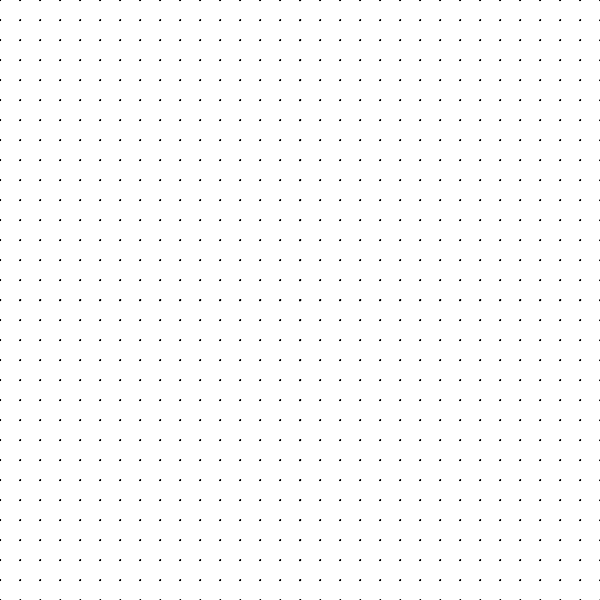
Frame 1 (no input)
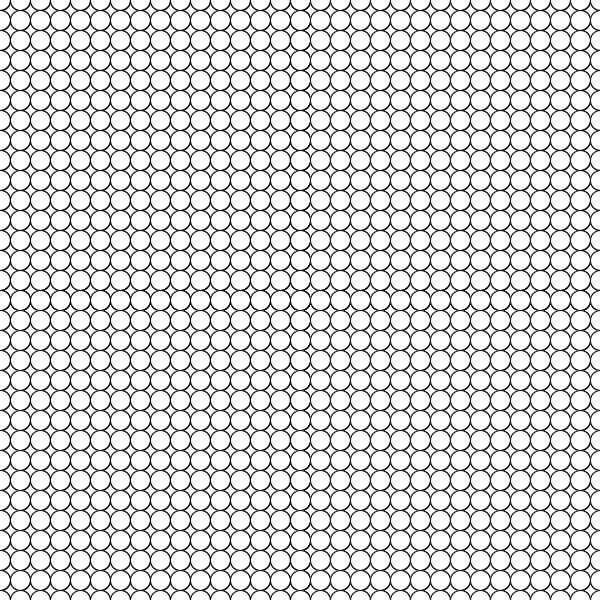
Frame 60 (the mouse pressed at the canvas centre just before this capture)
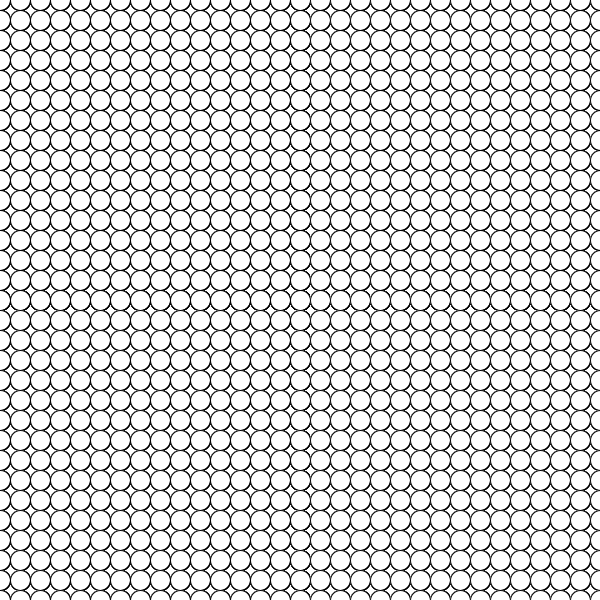
Frame 120 (the mouse held since frame 60 and released just before this capture)

The Processing sketch that drew these frames (run headless with seeded random() and noise(); from frame 60 on, the mouse is pressed at the canvas centre):

// Processing sketch: processing_13832
// ── processing_13832.pde

float i,y,x,Num;
void setup() {
  size(600,600);
  background(255);
  Num=20;
}
void draw() {
  x = x%Num;
  x ++;
  if(mousePressed && (mouseButton == LEFT) && Num < 600) {
    Num = Num + 1;
  }
  else if(mousePressed && (mouseButton == RIGHT) && Num > 20) {
    Num = Num - 1;
  }
  for(y=300; y<1200; y = y+Num) {
    for(i=300; i<1200; i = i+Num) {
      ellipse(i,y,x,x);
      ellipse(i,600-y,x,x);
      ellipse(600-i,y,x,x);
      ellipse(600-i,600-y,x,x);
    }
  }
}
